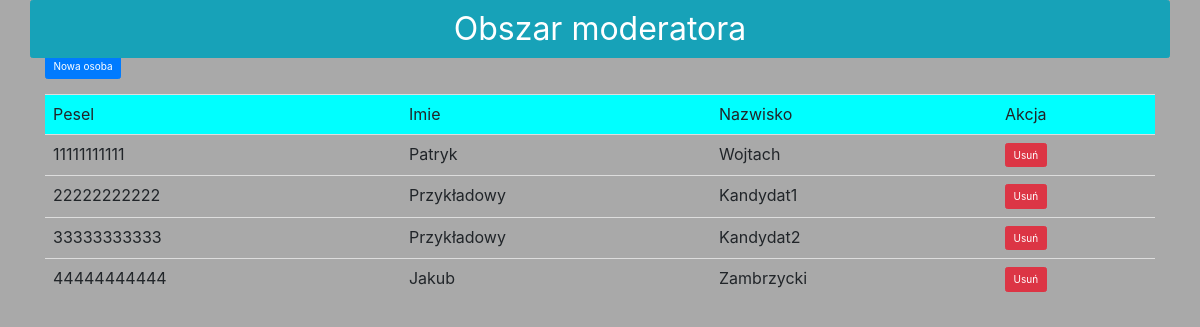
The page /mod/people (signed in) on the database as committed earlier.
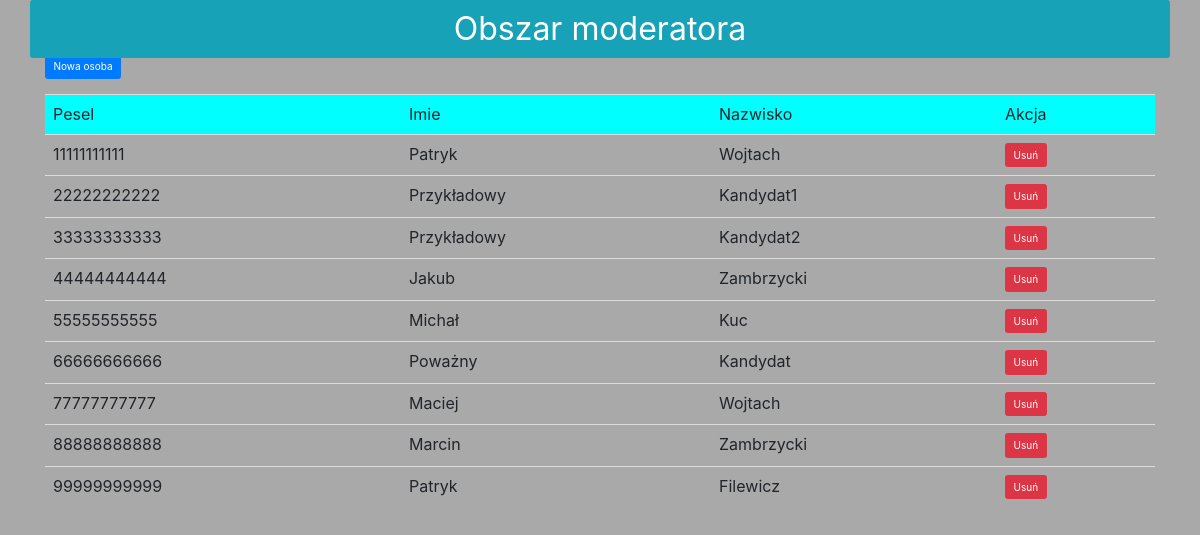
The same page on the database as committed later.
### mysite/models.py (models this page shows, shortened)
class osoba(models.Model):
    user = models.OneToOneField(myUser, on_delete=models.CASCADE, null=True, related_name='user_profile')
    pesel = models.IntegerField(primary_key=True)
    imie = models.CharField(max_length=50)
    nazwisko = models.CharField(max_length=50)
    nr_dowodu = models.CharField(unique=True, max_length=10)
    class Meta:
        ordering = ["pesel"]
        verbose_name = "Osoba głosująca"
        verbose_name_plural = "Osoby głosujące"
        db_table = "Osoby uprawnione do głosowania"

### mysite/views.py (the view)
# urls.py: path('mod/people', views.mod_person_list, name='Wyborcy mod'),
def mod_person_list(request):
    if request.user.is_authenticated:
        user = request.user
        logged_user = myUser.objects.get(username=user.username)
        if not logged_user.is_mod:
            return render(request, 'access_denied.html')
    else:
        return render(request, 'access_denied.html')
    template = loader.get_template("ModTemplates/mod_person_list.html")
    all_people = osoba.objects.all()
    username = 'moderator ' +  logged_user.mod_profile.name + ' ' + logged_user.mod_profile.surname
    context = {
        'username': username,
        'all_people': all_people
    }
    return HttpResponse(template.render(context, request))

### mysite/templates/ModTemplates/mod_person_list.html (shortened to what this page needs)
{% extends "ModTemplates/base_mod.html" %}
{% load bootstrap3 %}
{% block content %}
<a href="{% url 'Nowy wyborca mod' %}" class="btn btn-primary" >Nowa osoba</a>
    <br/>
    <br/>
{% if all_people %}
<table class="table" align="center">
<tr bgcolor="#00ffff">
    <td>
        Pesel
    </td>
    <td>
        Imie
    </td>
    <td>
        Nazwisko
    </td>
    <td>
        Akcja
    </td>
</tr>
{%for person in all_people %}
<tr>
    <td>
        {{ person.pesel }}
    </td>
    <td>
        {{ person.imie }}
    </td>
    <td>
        {{ person.nazwisko }}
    </td>
    <td>
        <a class="btn btn-danger" href="{% url 'Usuń osobę' person.pesel %}">Usuń</a>
    </td>
</tr>
{% endfor %}
</table>
    <br/>
{% else %}
    <br/>
    <div class="alert alert-danger">
    <strong>Brak wyborców</strong>
    </div>
{% endif %}
{% endblock %}

### mysite/templates/ModTemplates/base_mod.html (shortened to what this page needs)
{% load staticfiles %}
{% load bootstrap3 %}
{% bootstrap_css %}
{% load bootstrap3 %}
<!DOCTYPE html PUBLIC "-//W3C//DTD XHTML 1.0 Transitional//EN"
"http://www.w3.org/TR/xhtml1/DTD/xhtml1-transitional.dtd">
<html xmlns="http://www.w3.org/1999/xhtml" xml:lang="en" lang="en">
<link rel="stylesheet" href="{% static 'css/mystyles.css' %}">
{% bootstrap_css %}
<head>
    <a href="/mod" class="container fixed-top btn-info btn" style="font-size: xx-large">Obszar moderatora</a>
    <link
        href="//netdna.bootstrapcdn.com/twitter-bootstrap/2.3.2/css/bootstrap.min.css"
        rel="stylesheet">
</head>
<br/><br/>
{% if username %}
    <div>
        Zalogowano jako {{ username }}  <a href = "{% url 'Wyloguj' %}" class="btn btn-default">Wyloguj</a>
    </div>
{% endif %}
 </head>
 <body class="container" style="background-color: darkgrey">
 <div class="body-content">
{% block content %}{% endblock %}
 </div>
 </body>
</html>

Rows that differ between the two databases and show on the page:
added osoba: pesel "55555555555", imie "Michał", nazwisko "Kuc"
added osoba: pesel "66666666666", imie "Poważny", nazwisko "Kandydat"
added osoba: pesel "77777777777", imie "Maciej", nazwisko "Wojtach"
added osoba: pesel "88888888888", imie "Marcin", nazwisko "Zambrzycki"
added osoba: pesel "99999999999", imie "Patryk", nazwisko "Filewicz"
